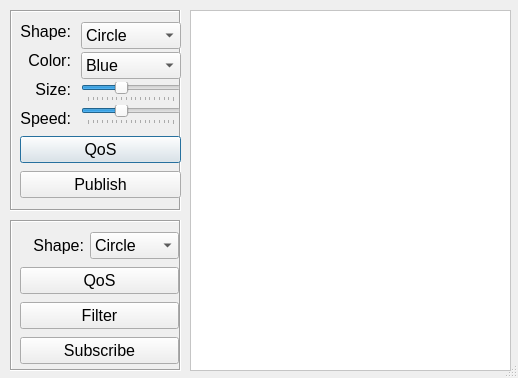
<?xml version="1.0" encoding="UTF-8"?>
<ui version="4.0">
<class>ShapesDialog</class>
<widget class="QDialog" name="ShapesDialog">
<property name="windowModality">
<enum>Qt::NonModal</enum>
</property>
<property name="enabled">
<bool>true</bool>
</property>
<property name="geometry">
<rect>
<x>0</x>
<y>0</y>
<width>518</width>
<height>378</height>
</rect>
</property>
<property name="sizePolicy">
<sizepolicy hsizetype="Fixed" vsizetype="Fixed">
<horstretch>0</horstretch>
<verstretch>0</verstretch>
</sizepolicy>
</property>
<property name="minimumSize">
<size>
<width>518</width>
<height>378</height>
</size>
</property>
<property name="maximumSize">
<size>
<width>518</width>
<height>378</height>
</size>
</property>
<property name="focusPolicy">
<enum>Qt::ClickFocus</enum>
</property>
<property name="windowTitle">
<string>OpenSplice | DDS - iShapes Demo</string>
</property>
<property name="sizeGripEnabled">
<bool>true</bool>
</property>
<property name="modal">
<bool>false</bool>
</property>
<widget class="QFrame" name="frame">
<property name="geometry">
<rect>
<x>10</x>
<y>10</y>
<width>171</width>
<height>201</height>
</rect>
</property>
<property name="font">
<font>
<family>Lucida Grande</family>
<pointsize>12</pointsize>
</font>
</property>
<property name="frameShape">
<enum>QFrame::Box</enum>
</property>
<property name="frameShadow">
<enum>QFrame::Sunken</enum>
</property>
<widget class="QWidget" name="layoutWidget">
<property name="geometry">
<rect>
<x>10</x>
<y>10</y>
<width>161</width>
<height>181</height>
</rect>
</property>
<property name="font">
<font>
<family>Lucida Grande</family>
<pointsize>12</pointsize>
</font>
</property>
<layout class="QVBoxLayout" name="verticalLayout_3">
<item>
<layout class="QHBoxLayout" name="horizontalLayout">
<property name="spacing">
<number>10</number>
</property>
<item>
<layout class="QVBoxLayout" name="verticalLayout">
<item>
<widget class="QLabel" name="wShapeLabel">
<property name="font">
<font>
<family>Lucida Grande</family>
<pointsize>12</pointsize>
<stylestrategy>PreferAntialias</stylestrategy>
<kerning>false</kerning>
</font>
</property>
<property name="layoutDirection">
<enum>Qt::LeftToRight</enum>
</property>
<property name="text">
<string>Shape:</string>
</property>
<property name="alignment">
<set>Qt::AlignRight|Qt::AlignTrailing|Qt::AlignVCenter</set>
</property>
</widget>
</item>
<item>
<widget class="QLabel" name="colorLabel">
<property name="font">
<font>
<family>Lucida Grande</family>
<pointsize>12</pointsize>
<stylestrategy>PreferAntialias</stylestrategy>
<kerning>false</kerning>
</font>
</property>
<property name="text">
<string>Color:</string>
</property>
<property name="alignment">
<set>Qt::AlignRight|Qt::AlignTrailing|Qt::AlignVCenter</set>
</property>
</widget>
</item>
<item>
<widget class="QLabel" name="label">
<property name="font">
<font>
<family>Lucida Grande</family>
<pointsize>12</pointsize>
<stylestrategy>PreferAntialias</stylestrategy>
<kerning>false</kerning>
</font>
</property>
<property name="text">
<string>Size:</string>
</property>
<property name="alignment">
<set>Qt::AlignRight|Qt::AlignTrailing|Qt::AlignVCenter</set>
</property>
</widget>
</item>
<item>
<widget class="QLabel" name="label_2">
<property name="font">
<font>
<family>Lucida Grande</family>
<pointsize>12</pointsize>
<stylestrategy>PreferAntialias</stylestrategy>
<kerning>false</kerning>
</font>
</property>
<property name="text">
<string>Speed:</string>
</property>
<property name="alignment">
<set>Qt::AlignRight|Qt::AlignTrailing|Qt::AlignVCenter</set>
</property>
</widget>
</item>
</layout>
</item>
<item>
<layout class="QVBoxLayout" name="verticalLayout_2">
<property name="spacing">
<number>3</number>
</property>
<item>
<widget class="QComboBox" name="wShapeList">
<property name="font">
<font>
<family>Lucida Grande</family>
<pointsize>12</pointsize>
<stylestrategy>PreferAntialias</stylestrategy>
<kerning>false</kerning>
</font>
</property>
<item>
<property name="text">
<string>Circle</string>
</property>
</item>
<item>
<property name="text">
<string>Square</string>
</property>
</item>
<item>
<property name="text">
<string>Triangle</string>
</property>
</item>
</widget>
</item>
<item>
<widget class="QComboBox" name="colorList">
<property name="font">
<font>
<family>Lucida Grande</family>
<pointsize>12</pointsize>
<stylestrategy>PreferAntialias</stylestrategy>
<kerning>false</kerning>
</font>
</property>
<item>
<property name="text">
<string>Blue</string>
</property>
</item>
<item>
<property name="text">
<string>Red</string>
</property>
</item>
<item>
<property name="text">
<string>Green</string>
</property>
</item>
<item>
<property name="text">
<string>Orange</string>
</property>
</item>
<item>
<property name="text">
<string>Yellow</string>
</property>
</item>
<item>
<property name="text">
<string>Magenta</string>
</property>
</item>
<item>
<property name="text">
<string>Cyan</string>
</property>
</item>
<item>
<property name="text">
<string>Gray</string>
</property>
</item>
</widget>
</item>
<item>
<widget class="QSlider" name="sizeSlider">
<property name="font">
<font>
<family>Lucida Grande</family>
<pointsize>12</pointsize>
</font>
</property>
<property name="minimum">
<number>10</number>
</property>
<property name="maximum">
<number>100</number>
</property>
<property name="singleStep">
<number>10</number>
</property>
<property name="pageStep">
<number>20</number>
</property>
<property name="value">
<number>45</number>
</property>
<property name="sliderPosition">
<number>45</number>
</property>
<property name="orientation">
<enum>Qt::Horizontal</enum>
</property>
<property name="tickPosition">
<enum>QSlider::TicksBelow</enum>
</property>
<property name="tickInterval">
<number>5</number>
</property>
</widget>
</item>
<item>
<widget class="QSlider" name="speedSlider">
<property name="font">
<font>
<family>Lucida Grande</family>
<pointsize>12</pointsize>
</font>
</property>
<property name="minimum">
<number>10</number>
</property>
<property name="maximum">
<number>100</number>
</property>
<property name="singleStep">
<number>10</number>
</property>
<property name="pageStep">
<number>20</number>
</property>
<property name="value">
<number>45</number>
</property>
<property name="sliderPosition">
<number>45</number>
</property>
<property name="orientation">
<enum>Qt::Horizontal</enum>
</property>
<property name="tickPosition">
<enum>QSlider::TicksBelow</enum>
</property>
<property name="tickInterval">
<number>5</number>
</property>
</widget>
</item>
</layout>
</item>
</layout>
</item>
<item>
<widget class="QPushButton" name="pubQosButton">
<property name="sizePolicy">
<sizepolicy hsizetype="Minimum" vsizetype="Fixed">
<horstretch>0</horstretch>
<verstretch>0</verstretch>
</sizepolicy>
</property>
<property name="font">
<font>
<family>Lucida Grande</family>
<pointsize>12</pointsize>
<stylestrategy>PreferAntialias</stylestrategy>
<kerning>false</kerning>
</font>
</property>
<property name="toolTip">
<string>&lt;!DOCTYPE HTML PUBLIC &quot;-//W3C//DTD HTML 4.0//EN&quot; &quot;http://www.w3.org/TR/REC-html40/strict.dtd&quot;&gt;
&lt;html&gt;&lt;head&gt;&lt;meta name=&quot;qrichtext&quot; content=&quot;1&quot; /&gt;&lt;style type=&quot;text/css&quot;&gt;
p, li { white-space: pre-wrap; }
&lt;/style&gt;&lt;/head&gt;&lt;body style=&quot; font-family:'Ubuntu'; font-size:10pt; font-weight:400; font-style:normal;&quot;&gt;
&lt;p style=&quot; margin-top:0px; margin-bottom:0px; margin-left:0px; margin-right:0px; -qt-block-indent:0; text-indent:0px;&quot;&gt;Click to set custom QoS&lt;/p&gt;&lt;/body&gt;&lt;/html&gt;</string>
</property>
<property name="text">
<string>QoS</string>
</property>
<property name="default">
<bool>false</bool>
</property>
<property name="flat">
<bool>false</bool>
</property>
</widget>
</item>
<item>
<widget class="QPushButton" name="createWriterButton">
<property name="sizePolicy">
<sizepolicy hsizetype="Minimum" vsizetype="Fixed">
<horstretch>0</horstretch>
<verstretch>0</verstretch>
</sizepolicy>
</property>
<property name="font">
<font>
<family>Lucida Grande</family>
<pointsize>12</pointsize>
<stylestrategy>PreferAntialias</stylestrategy>
<kerning>false</kerning>
</font>
</property>
<property name="toolTip">
<string>&lt;!DOCTYPE HTML PUBLIC &quot;-//W3C//DTD HTML 4.0//EN&quot; &quot;http://www.w3.org/TR/REC-html40/strict.dtd&quot;&gt;
&lt;html&gt;&lt;head&gt;&lt;meta name=&quot;qrichtext&quot; content=&quot;1&quot; /&gt;&lt;style type=&quot;text/css&quot;&gt;
p, li { white-space: pre-wrap; }
&lt;/style&gt;&lt;/head&gt;&lt;body style=&quot; font-family:'Ubuntu'; font-size:10pt; font-weight:400; font-style:normal;&quot;&gt;
&lt;p style=&quot; margin-top:0px; margin-bottom:0px; margin-left:0px; margin-right:0px; -qt-block-indent:0; text-indent:0px;&quot;&gt;Click Publish Topic&lt;/p&gt;&lt;/body&gt;&lt;/html&gt;</string>
</property>
<property name="text">
<string>Publish</string>
</property>
</widget>
</item>
</layout>
</widget>
</widget>
<widget class="QFrame" name="frame_2">
<property name="geometry">
<rect>
<x>10</x>
<y>220</y>
<width>171</width>
<height>151</height>
</rect>
</property>
<property name="font">
<font>
<family>Lucida Grande</family>
<pointsize>12</pointsize>
</font>
</property>
<property name="frameShape">
<enum>QFrame::Box</enum>
</property>
<property name="frameShadow">
<enum>QFrame::Sunken</enum>
</property>
<widget class="QWidget" name="layoutWidget">
<property name="geometry">
<rect>
<x>10</x>
<y>10</y>
<width>159</width>
<height>137</height>
</rect>
</property>
<property name="font">
<font>
<family>Lucida Grande</family>
<pointsize>12</pointsize>
</font>
</property>
<layout class="QVBoxLayout" name="verticalLayout_4">
<item>
<layout class="QHBoxLayout" name="horizontalLayout_2">
<item>
<widget class="QLabel" name="label_3">
<property name="font">
<font>
<family>Lucida Grande</family>
<pointsize>12</pointsize>
<stylestrategy>PreferAntialias</stylestrategy>
<kerning>false</kerning>
</font>
</property>
<property name="text">
<string>Shape:</string>
</property>
<property name="alignment">
<set>Qt::AlignRight|Qt::AlignTrailing|Qt::AlignVCenter</set>
</property>
</widget>
</item>
<item>
<widget class="QComboBox" name="rShapeList">
<property name="font">
<font>
<family>Lucida Grande</family>
<pointsize>12</pointsize>
<stylestrategy>PreferAntialias</stylestrategy>
<kerning>false</kerning>
</font>
</property>
<item>
<property name="text">
<string>Circle</string>
</property>
</item>
<item>
<property name="text">
<string>Square</string>
</property>
</item>
<item>
<property name="text">
<string>Triangle</string>
</property>
</item>
</widget>
</item>
</layout>
</item>
<item>
<widget class="QPushButton" name="subQosButton">
<property name="font">
<font>
<family>Lucida Grande</family>
<pointsize>12</pointsize>
<stylestrategy>PreferAntialias</stylestrategy>
<kerning>false</kerning>
</font>
</property>
<property name="toolTip">
<string>&lt;!DOCTYPE HTML PUBLIC &quot;-//W3C//DTD HTML 4.0//EN&quot; &quot;http://www.w3.org/TR/REC-html40/strict.dtd&quot;&gt;
&lt;html&gt;&lt;head&gt;&lt;meta name=&quot;qrichtext&quot; content=&quot;1&quot; /&gt;&lt;style type=&quot;text/css&quot;&gt;
p, li { white-space: pre-wrap; }
&lt;/style&gt;&lt;/head&gt;&lt;body style=&quot; font-family:'Ubuntu'; font-size:10pt; font-weight:400; font-style:normal;&quot;&gt;
&lt;p style=&quot; margin-top:0px; margin-bottom:0px; margin-left:0px; margin-right:0px; -qt-block-indent:0; text-indent:0px;&quot;&gt;Click to set custom QoS&lt;/p&gt;&lt;/body&gt;&lt;/html&gt;</string>
</property>
<property name="text">
<string>QoS</string>
</property>
</widget>
</item>
<item>
<widget class="QPushButton" name="filterButton">
<property name="font">
<font>
<family>Lucida Grande</family>
<pointsize>12</pointsize>
<stylestrategy>PreferAntialias</stylestrategy>
<kerning>false</kerning>
</font>
</property>
<property name="toolTip">
<string>&lt;!DOCTYPE HTML PUBLIC &quot;-//W3C//DTD HTML 4.0//EN&quot; &quot;http://www.w3.org/TR/REC-html40/strict.dtd&quot;&gt;
&lt;html&gt;&lt;head&gt;&lt;meta name=&quot;qrichtext&quot; content=&quot;1&quot; /&gt;&lt;style type=&quot;text/css&quot;&gt;
p, li { white-space: pre-wrap; }
&lt;/style&gt;&lt;/head&gt;&lt;body style=&quot; font-family:'Ubuntu'; font-size:10pt; font-weight:400; font-style:normal;&quot;&gt;
&lt;p style=&quot; margin-top:0px; margin-bottom:0px; margin-left:0px; margin-right:0px; -qt-block-indent:0; text-indent:0px;&quot;&gt;Click to set custom filters&lt;/p&gt;&lt;/body&gt;&lt;/html&gt;</string>
</property>
<property name="text">
<string>Filter</string>
</property>
</widget>
</item>
<item>
<widget class="QPushButton" name="createReaderButton">
<property name="font">
<font>
<family>Lucida Grande</family>
<pointsize>12</pointsize>
<stylestrategy>PreferAntialias</stylestrategy>
<kerning>false</kerning>
</font>
</property>
<property name="toolTip">
<string>&lt;!DOCTYPE HTML PUBLIC &quot;-//W3C//DTD HTML 4.0//EN&quot; &quot;http://www.w3.org/TR/REC-html40/strict.dtd&quot;&gt;
&lt;html&gt;&lt;head&gt;&lt;meta name=&quot;qrichtext&quot; content=&quot;1&quot; /&gt;&lt;style type=&quot;text/css&quot;&gt;
p, li { white-space: pre-wrap; }
&lt;/style&gt;&lt;/head&gt;&lt;body style=&quot; font-family:'Ubuntu'; font-size:10pt; font-weight:400; font-style:normal;&quot;&gt;
&lt;p style=&quot; margin-top:0px; margin-bottom:0px; margin-left:0px; margin-right:0px; -qt-block-indent:0; text-indent:0px;&quot;&gt;Click Subscribe to Topic&lt;/p&gt;&lt;/body&gt;&lt;/html&gt;</string>
</property>
<property name="text">
<string>Subscribe</string>
</property>
</widget>
</item>
</layout>
</widget>
</widget>
<widget class="QFrame" name="renderFrame">
<property name="geometry">
<rect>
<x>190</x>
<y>10</y>
<width>321</width>
<height>361</height>
</rect>
</property>
<property name="sizePolicy">
<sizepolicy hsizetype="Preferred" vsizetype="Preferred">
<horstretch>0</horstretch>
<verstretch>0</verstretch>
</sizepolicy>
</property>
<property name="minimumSize">
<size>
<width>240</width>
<height>360</height>
</size>
</property>
<property name="maximumSize">
<size>
<width>500</width>
<height>380</height>
</size>
</property>
<property name="palette">
<palette>
<active>
<colorrole role="Base">
<brush brushstyle="SolidPattern">
<color alpha="255">
<red>255</red>
<green>255</green>
<blue>255</blue>
</color>
</brush>
</colorrole>
<colorrole role="Window">
<brush brushstyle="SolidPattern">
<color alpha="255">
<red>255</red>
<green>255</green>
<blue>255</blue>
</color>
</brush>
</colorrole>
</active>
<inactive>
<colorrole role="Base">
<brush brushstyle="SolidPattern">
<color alpha="255">
<red>255</red>
<green>255</green>
<blue>255</blue>
</color>
</brush>
</colorrole>
<colorrole role="Window">
<brush brushstyle="SolidPattern">
<color alpha="255">
<red>255</red>
<green>255</green>
<blue>255</blue>
</color>
</brush>
</colorrole>
</inactive>
<disabled>
<colorrole role="Base">
<brush brushstyle="SolidPattern">
<color alpha="255">
<red>255</red>
<green>255</green>
<blue>255</blue>
</color>
</brush>
</colorrole>
<colorrole role="Window">
<brush brushstyle="SolidPattern">
<color alpha="255">
<red>255</red>
<green>255</green>
<blue>255</blue>
</color>
</brush>
</colorrole>
</disabled>
</palette>
</property>
<property name="font">
<font>
<family>Lucida Grande</family>
<pointsize>12</pointsize>
</font>
</property>
<property name="autoFillBackground">
<bool>true</bool>
</property>
<property name="frameShape">
<enum>QFrame::StyledPanel</enum>
</property>
<property name="frameShadow">
<enum>QFrame::Raised</enum>
</property>
</widget>
<zorder>frame_2</zorder>
<zorder>renderFrame</zorder>
<zorder>frame</zorder>
</widget>
<resources/>
<connections>
<connection>
<sender>createWriterButton</sender>
<signal>clicked()</signal>
<receiver>ShapesDialog</receiver>
<slot>onPublishButtonClicked()</slot>
<hints>
<hint type="sourcelabel">
<x>107</x>
<y>221</y>
</hint>
<hint type="destinationlabel">
<x>111</x>
<y>220</y>
</hint>
</hints>
</connection>
<connection>
<sender>createReaderButton</sender>
<signal>clicked()</signal>
<receiver>ShapesDialog</receiver>
<slot>onSubscribeButtonClicked()</slot>
<hints>
<hint type="sourcelabel">
<x>85</x>
<y>346</y>
</hint>
<hint type="destinationlabel">
<x>89</x>
<y>350</y>
</hint>
</hints>
</connection>
<connection>
<sender>pubQosButton</sender>
<signal>clicked()</signal>
<receiver>ShapesDialog</receiver>
<slot>onWriterQosButtonClicked()</slot>
<hints>
<hint type="sourcelabel">
<x>126</x>
<y>172</y>
</hint>
<hint type="destinationlabel">
<x>181</x>
<y>425</y>
</hint>
</hints>
</connection>
<connection>
<sender>subQosButton</sender>
<signal>clicked()</signal>
<receiver>ShapesDialog</receiver>
<slot>onReaderQosButtonClicked()</slot>
<hints>
<hint type="sourcelabel">
<x>143</x>
<y>292</y>
</hint>
<hint type="destinationlabel">
<x>155</x>
<y>522</y>
</hint>
</hints>
</connection>
<connection>
<sender>filterButton</sender>
<signal>clicked()</signal>
<receiver>ShapesDialog</receiver>
<slot>onFilterButtonClicked()</slot>
<hints>
<hint type="sourcelabel">
<x>100</x>
<y>312</y>
</hint>
<hint type="destinationlabel">
<x>354</x>
<y>189</y>
</hint>
</hints>
</connection>
</connections>
<slots>
<slot>onPublishButtonClicked()</slot>
<slot>onSubscribeButtonClicked()</slot>
<slot>onWriterQosButtonClicked()</slot>
<slot>onReaderQosButtonClicked()</slot>
<slot>onFilterButtonClicked()</slot>
</slots>
</ui>
